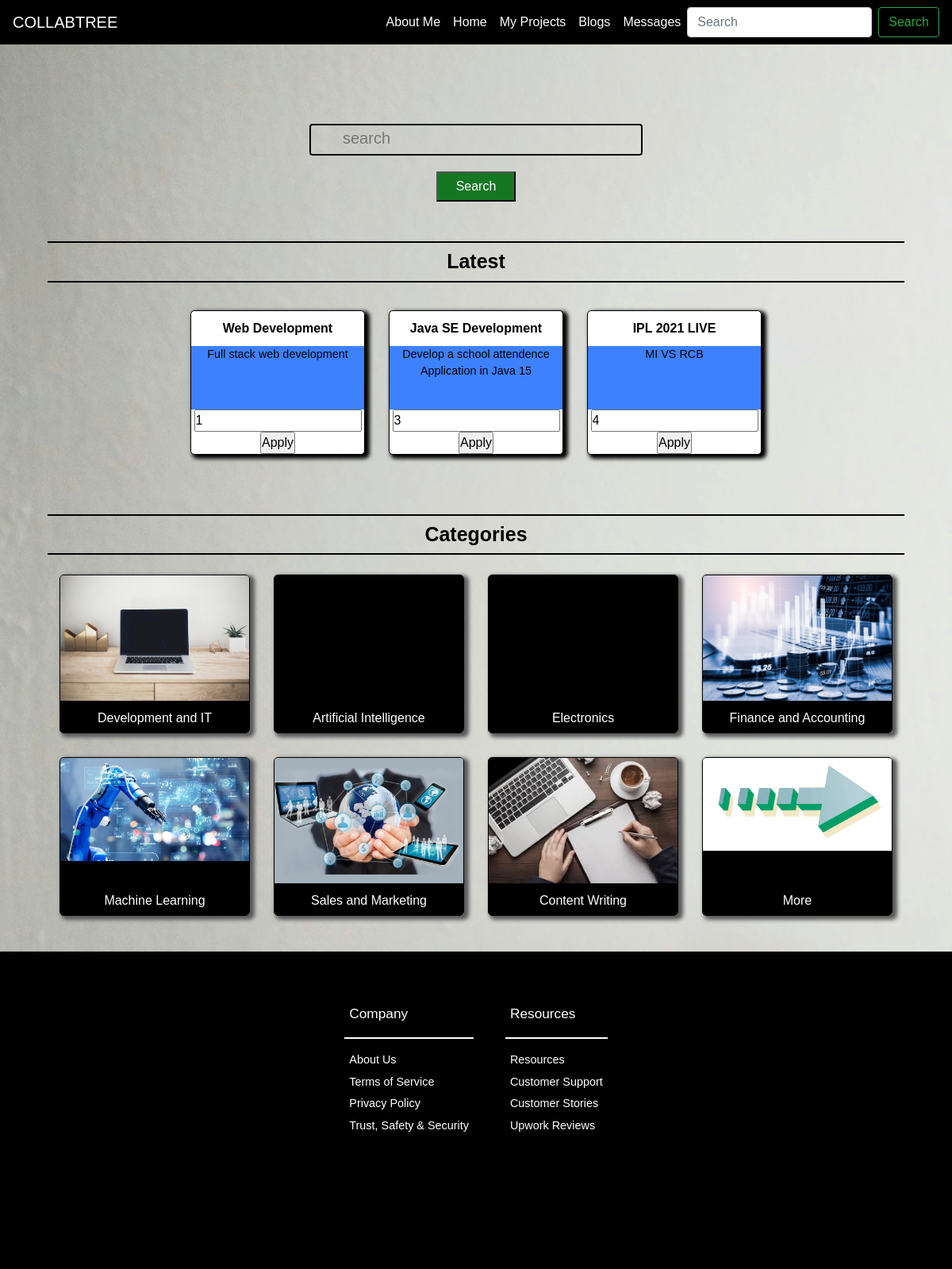
/dashboard/ (signed in), run on an earlier commit of the app's database.
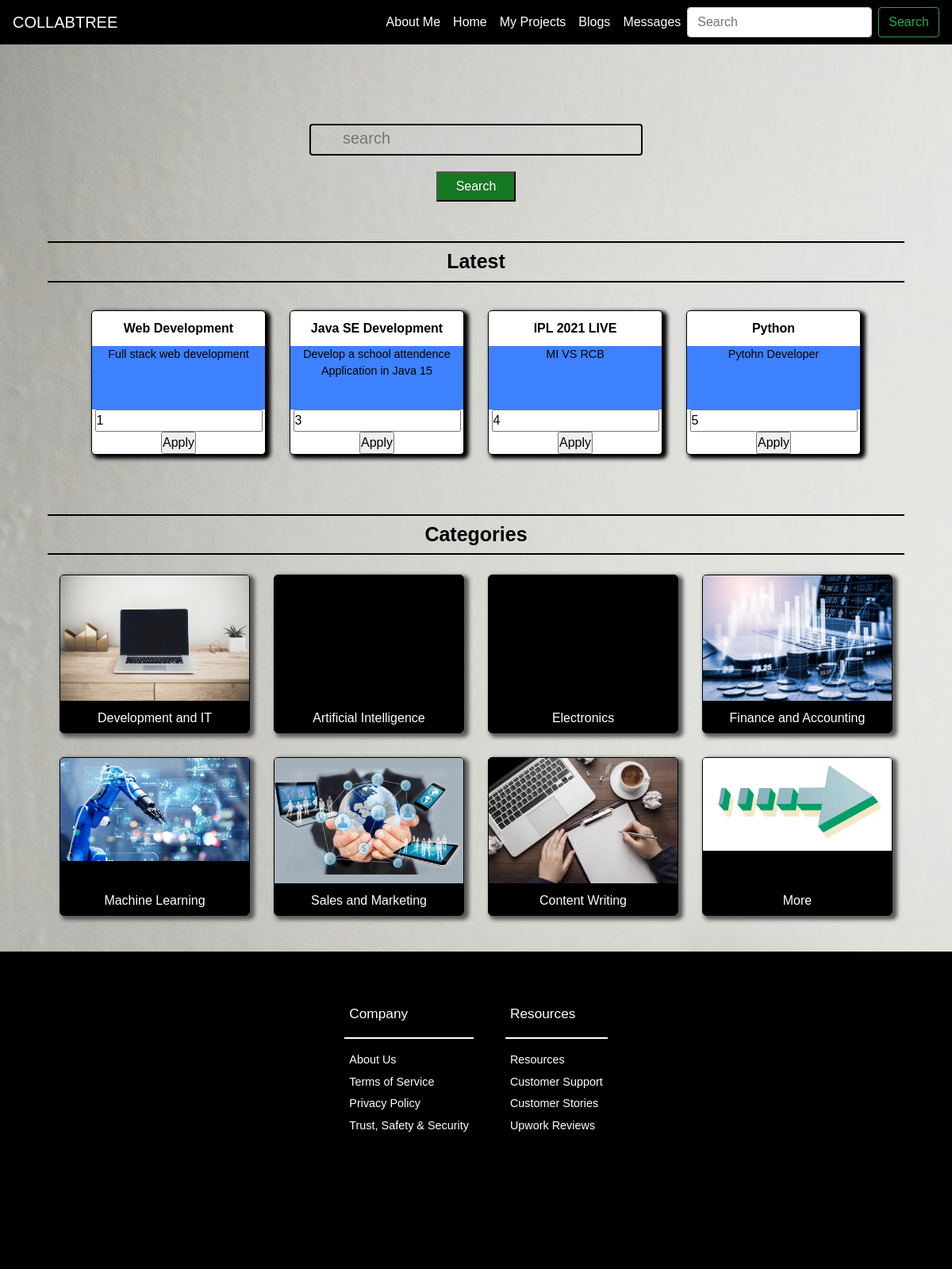
And on a later commit of the database.
### backend/models.py (models this page shows, shortened)
class Project(models.Model):
    title = models.CharField(max_length=200,blank=True)
    description = models.TextField(max_length=400,blank=True)
    owner = models.ForeignKey(UserAttribs, on_delete = models.CASCADE, related_name="owner")
    duration = models.IntegerField(blank=True)
    assigned_user = models.OneToOneField(UserAttribs, on_delete = models.CASCADE, related_name="assigned_user", null=True, blank=True)
    stipend = models.IntegerField(blank=True)

### backend/views.py (the view, shortened to what this page needs)
# urls.py: path('dashboard/', views.dashboard, name = 'dashboard'),
def dashboard(request):
    print(request.user.username)
    if request.user.is_authenticated:
        if request.method == "GET":
            project_objects = Project.objects.all()
            return render(request, 'After Login/home.html', {"project_objects" : project_objects })
    else:
        return HttpResponse('<h1>Please Login</h1>')

### templates/After Login/home.html (shortened to what this page needs)
<!DOCTYPE html>
<html lang="en">
  {% load static %}
  <head>
    <link
      href="http://netdna.bootstrapcdn.com/bootstrap/4.4.1/css/bootstrap.min.css"
      rel="stylesheet"
    />
    <link
      rel="stylesheet"
      href="https://use.fontawesome.com/releases/v5.15.2/css/all.css"
    />
    <link rel="stylesheet" href="{% static 'After Login/styles.css' %}" />
  </head>
  <body>
    <nav class="navbar navbar-expand-lg navbar-light navbar-custom" style="background-color: black;">
      <a class="navbar-brand navbar-color" style="color: white;" href="#">COLLABTREE</a>
      <div class="collapse navbar-collapse" style="background-color: black;" id="NavbarCollapsedContent">
        <ul class="navbar-nav ml-auto">
          <li class="nav-item">
            <a class="nav-link active" style="color: white;" href="{% url 'profile' %}">About Me</a>
          </li>
          <li class="nav-item">
            <a class="nav-link navbar-color" style="color: white;" href="#">Home</a>
          </li>
          <li class="nav-item">
            <a class="nav-link navbar-color" style="color: white;" href="{% url 'my_projects' %}">My Projects</a>
          </li>
          <li class="nav-item">
            <a class="nav-link navbar-color" style="color: white;" href="{% url 'blogs' %}">Blogs</a>
          </li>
          <li class="nav-item">
            <a class="nav-link navbar-color" style="color: white;" href="#">Messages</a>
          </li>
        </ul>
        <form class="form-inline my-2 my-lg-0">
          <input
            class="form-control mr-sm-2"
            type="search"
            placeholder="Search"
            aria-label="Search"
          />
          <button class="btn btn-outline-success my-2 my-sm-0" type="submit">
            Search
          </button>
        </form>
      </div>
    </nav>
    <div class="s">
      <input placeholder="search" type="text" class="searchbar" />
      <button class="sbtn">Search</button>
    </div>
    <div class="latest">Latest</div>
    <div class="container">
      {% for project in project_objects %}
      <a href="#" class="job">
        <div class="title">{{ project.title }}</div>
        <div class="desc">{{ project.description }}</div>
        <form action="" method="POST">
          <input type="text" placeholder="Enter title" name="project_title" value={{ project.id }}>
          <input type="submit" value="Apply">
        </form>
      </a>
      {% endfor %}
    </div>
    <div class="latest">Categories</div>
    <div class="categories">
      <a href="#" class="cats">
        <div class="image">
          <img src="{% static 'images/comp.jpg' %}" alt="" srcset="" />
        </div>
        <div class="name">Development and IT</div>
      </a>
      <a href="#" class="cats">
        <div class="image">
        </div>
        <div class="name">Artificial Intelligence</div>
      </a>
      <a href="#" class="cats">
        <div class="image">
        </div>
        <div class="name">Electronics</div>
      </a>
      <a href="#" class="cats">
        <div class="image">
          <img src="{% static 'images/finance.jpg' %}" alt="">
        </div>
        <div class="name">Finance and Accounting</div>
      </a>
      <a href="#" class="cats">
        <div class="image">
          <img src="{% static 'images/ML.jpg' %}" alt="" srcset="" />
        </div>
        <div class="name">Machine Learning</div>
      </a>
      <a href="#" class="cats">
        <div class="image">
          <img src="{% static 'images/marketing.jpg' %}" alt="" srcset="" />
        </div>
        <div class="name">Sales and Marketing</div>
      </a>
      <a href="#" class="cats">
        <div class="image">
          <img src="{% static 'images/content.jpg' %}" alt="" srcset="" />
        </div>
        <div class="name">Content Writing</div>
      </a>
      <a href="#" class="cats">
        <div class="image">
          <img src="{% static 'images/more.png' %}" alt="" srcset="" />
        </div>
        <div class="name">More</div>
      </a>
    </div>
    <footer class="fourth-container">
      <div class="first">
        <ul>
          <li class="footer-heading">Company</li>
          <hr />
          <li><a href="#">About Us</a></li>
          <li><a href="#">Terms of Service</a></li>
          <li><a href="#">Privacy Policy</a></li>
          <li><a href="#">Trust, Safety & Security</a></li>
        </ul>
      </div>
      <div class="second">
        <ul>
          <li class="footer-heading">Resources</li>
          <hr />
          <li><a href="#">Resources</a></li>
          <li><a href="#">Customer Support</a></li>
          <li><a href="#">Customer Stories</a></li>
          <li><a href="#">Upwork Reviews</a></li>
        </ul>
      </div>
    </footer>
  </body>
</html>

### static/After Login/styles.css (style rules this page uses)
* { margin: 0; padding: 0; box-sizing: border-box; overflow-x: hidden; }
body { background-image: url("../images/bk.jpg"); background-color: white; font-family: sans-serif; }
.navbar-color { color: white !important; }
.searchbar { position: relative !important; display: block; margin-top: 100px; margin-bottom: 50px; border: 2px solid black; margin-left: auto; margin-right: auto; width: 35%; border-radius: 4px; padding: 4px; height: 40px; background: url("../images/search.png") no-repeat scroll 4px 6px; padding-left: 40px; }
.s { display: flex; flex-direction: column; justify-content: center; align-content: center; }
.s .sbtn { position: relative; align-self: center; justify-self: center; margin: 10px; margin-top: -30px; width: 100px; padding: 5px; background-color: rgb(22, 119, 35); color: white; }
.searchbar::placeholder { position: relative; font-size: 20px; }
.latest { font-size: 25px; text-align: center; margin-top: 40px; padding: 5px; width: 90%; margin-left: auto; margin-right: auto; color: black; font-weight: 900; border-bottom: 2px solid black; border-top: 2px solid black; }
.container { height: 40%; margin-bottom: 40px; padding: 20px; width: 100%; display: flex; flex-direction: row; justify-content: center; flex-wrap: wrap; }
.container .job { min-width: 200px; box-shadow: 4px 3px 5px 2px black; border-radius: 5px; color: black; display: block; text-decoration: none; text-align: center; height: 20%; flex-basis: auto; border: 1.5px solid black; width: 20%; margin: 15px; transition: 0.1s scale ease-in-out; -webkit-transition: 0.1s all ease-in-out; background-color: white; }
.container .job .title { font-weight: 800; margin: 10px 0 10px; width: 100%; background-color: white; }
.container .job .desc { font-size: 0.9em; background-color: #3d81ff; height: 80px; }
.categories .cats { min-width: 200px; box-shadow: 4px 3px 5px 2px #585858; border-radius: 5px; color: white; text-decoration: none; border: 1.5px solid black; margin: 15px; height: 200px; width: 20%; text-align: center; transition: 0.1s scale ease-in-out; -webkit-transition: 0.1s all ease-in-out; overflow-y: hidden; }
.categories .cats .image { width: auto; height: 80%; background-color: black; overflow-y: hidden; }
.categories .cats .image img { width: 100%; }
.categories .cats .name { padding: 10px; background-color: black; height: 25%; }
.categories { margin-top: 10px; height: 40%; width: 100%; display: flex; flex-direction: row; justify-content: center; flex-wrap: wrap; margin-bottom: 30px; }
.fourth-container { height: 50vh; background-color: black; display: flex; justify-content: center; font-size: 0.9em; font-family: "B612", sans-serif; }
.fourth-container .first, .fourth-container .second { color: white; margin-top: 60px; }
.fourth-container .first ul, .fourth-container .second ul { list-style-type: none; }
.fourth-container .first ul li, .fourth-container .second ul li { margin: 6px; }
.fourth-container .first ul li a, .fourth-container .second ul li a { color: #fff; text-decoration: none; }
.fourth-container .first ul hr, .fourth-container .second ul hr { color: white; border: 1px solid white; }
.fourth-container .first ul .footer-heading, .fourth-container .second ul .footer-heading { font-size: 1.2em; }
.fourth-container .first { margin-right: 20px; }
.fourth-container .second { margin-left: 20px; }

What changed in the data, as far as the page shows it:
added Project: title "Python", description "Pytohn Developer", project_title "5"
